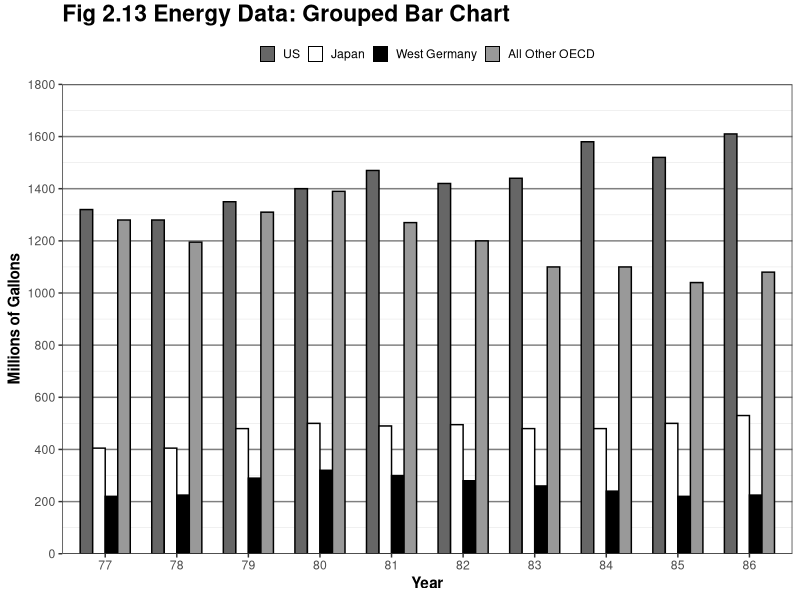
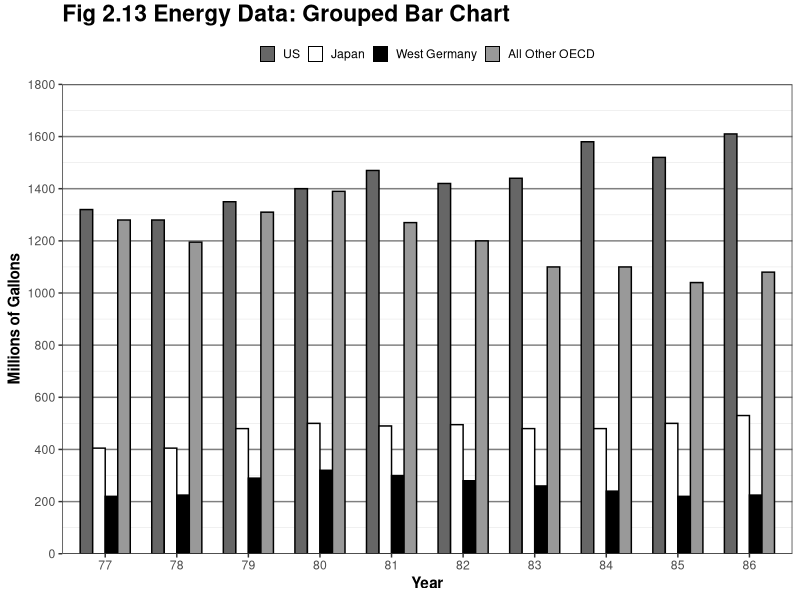

Write the R code that produced these figures, in order.
library(ggplot2)
library(reshape2) # melt()
library(grid) # unit()

this_base <- "fig02-13_energy-data-grouped-bar-chart"

my_data <- data.frame(
  year = factor(c(77, 78, 79, 80, 81, 82, 83, 84, 85, 86)),
  us = c(1320, 1280, 1350, 1400, 1470, 1420, 1440, 1580, 1520, 1610),
  japan = c(405, 405, 480, 500, 490, 495, 480, 480, 500, 530),
  germany = c(220, 225, 290, 320, 300, 280, 260, 240, 220, 225),
  other = c(1280, 1195, 1310, 1390, 1270, 1200, 1100, 1100, 1040, 1080))

# reshape my_data into long form
my_data_long <- melt(my_data, id.vars = c("year"))

p <- ggplot(my_data_long, aes(x = year, y = value, fill = variable)) +
  # to hide legend slashes, first graph bars with no outline and add legend
  # then graph bars again with outline but blank legend (R Cookbook)
  geom_bar(stat="identity", position = "dodge", width = 0.7) +
  geom_bar(stat="identity", position = "dodge", colour = "black", width = 0.7, 
           show_guide = FALSE) +
  scale_y_continuous(breaks = seq(0, 1800, 200), limits = c(0, 1800), 
                     expand = c(0, 0)) +
  scale_fill_manual("variable" , 
                    values = c('grey40', '#FFFFFF', '#000000', 'grey60'), 
                    labels = c("US", "Japan", "West Germany", 
                               "All Other OECD")) +
  labs(x = "Year", y = "Millions of Gallons") +
  ggtitle("Fig 2.13 Energy Data: Grouped Bar Chart") + 
  theme_bw() +
  theme(panel.grid.major.x = element_blank(),
        panel.grid.major.y = element_line(colour = "grey50"),
        plot.title = element_text(size = rel(1.5), face = "bold", vjust = 1.5),
        axis.title = element_text(face = "bold"),
        legend.position = "top",
        legend.title = element_blank(),
        legend.key.size = unit(0.4, "cm"),
        legend.key = element_rect(fill = "black"))

p

ggsave(paste0(this_base, ".png"), 
       p, width = 7, height = 5)

## pedantic: black border around legend key and tick marks between groups
## note: my_data is estimated
